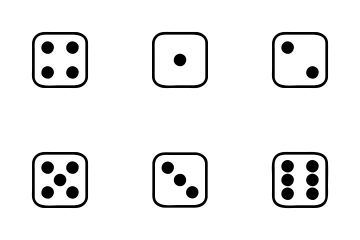
#> input picture ucf_sub_catkin_ros/src/sub_utils/src/dice.png, 360 x 240 px
$ python dice.py   (older library calls are emulated)
#> lines starting #> are read from the running program, lines starting #| are printed output that depends on the picture; after the words box and inside, x2 and y2 are one past the last pixel; in counts of white or black regions, pixels touching at a corner belong together
import numpy as np
import cv2 as cv


def angle_cos(p0, p1, p2):
    d1, d2 = (p0-p1).astype('float'), (p2-p1).astype('float')
    return abs( np.dot(d1, d2) / np.sqrt( np.dot(d1, d1)*np.dot(d2, d2) ) )

def findDice(img):
    img = cv.GaussianBlur(img, (5, 5), 0)

    squares = []

    _retval, bin = cv.threshold(img, 156, 255, cv.THRESH_BINARY)
    bin, contours, _hierarchy = cv.findContours(bin, cv.RETR_LIST, cv.CHAIN_APPROX_SIMPLE)

    for cnt in contours:
                cnt_len = cv.arcLength(cnt, True)
                cnt = cv.approxPolyDP(cnt, 0.02*cnt_len, True)

                if len(cnt) == 4 and cv.contourArea(cnt) > 1000 and cv.isContourConvex(cnt):
                    cnt = cnt.reshape(-1, 2)
                    max_cos = np.max([angle_cos( cnt[i], cnt[(i+1) % 4], cnt[(i+2) % 4] ) for i in range(4)])

                    if max_cos < 0.1:
                        rect = cv.minAreaRect(cnt)

                        if rect[1][0] < img.shape[0] * 0.9:
                            if rect[1][1] < img.shape[1] * 0.9:
                                #coordinates = (int(rect[0][0]-rect[1][0]/2),int(rect[0][0]+rect[1][0]/2),int(rect[0][1]-rect[1][1]/2), int(rect[0][1]+rect[1][1]/2))
                                squares.append(rect)
    return squares

def classifyDice(img,dice):
    diceOrder = []

    for s in dice:

        dots = 0

        width = int(s[1][0])
        height = int(s[1][1])

        farX = int(s[0][1]-width/2)
        farY = int(s[0][0]-width/2)

        #dice = img[farX:farX+width, farY:farY+height]

        for i in range(3):
            prevY = int(farY+(height/3)*i)
            nextY = int(farY+(height/3)*(i+1))

            for j in range(3):

                prevX = int(farX+(width/3)*j)
                nextX = int(farX+(width/3)*(j+1))

                 #region = img[prevX:nextX, prevY:nextY]

                fourthWidth = int((nextX-prevX)/4)
                fourthHeight = int((nextY-prevY)/4)

                centerSquare = img[prevX+fourthWidth:nextX-fourthWidth, prevY+fourthHeight:nextY-fourthHeight]

                sum = 0

                for x in np.nditer(centerSquare):
                    sum = sum + x

                mean = sum/(centerSquare.shape[0]*centerSquare.shape[1])

                if mean < 127:
                    dots = dots + 1

                if i == 2 and j == 2:
                    print(dots)
                    diceOrder.append(dots)


    return diceOrder

if __name__ == '__main__':
    img = cv.imread("dice.png",0)
#> img is the input picture: shape (240, 360); min 0, max 255, mean 238.2
    dice = findDice(img)
#> in findDice, `img = cv.GaussianBlur(img, (5, 5), 0)`:
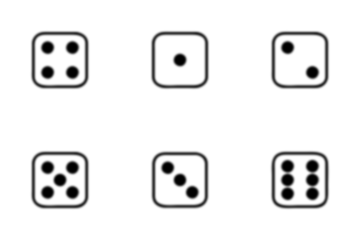
#> img: shape (240, 360); min 0, max 255, mean 238.2
#> in findDice, `_retval, bin = cv.threshold(img, 156, 255, cv.THRESH_BINARY)`:
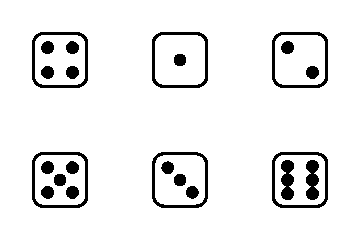
#> bin: shape (240, 360); 92.6% white; 23 black regions
#> in findDice, `bin, contours, _hierarchy = cv.findContours(bin, cv.RETR_LIST, cv.CHAI..`: contours = 30 contours; largest, box (x1, y1, x2, y2) and area: (0, 0, 360, 240) 85801, (151, 31, 209, 89) 3135, (31, 151, 89, 209) 3131, (271, 31, 329, 89) 3131, (31, 31, 89, 89) 3131
#> the loop in findDice, `for cnt in contours:` made 30 passes
#> (cnt_len, cnt, rect) on passes 11, 12, 13, 24, 25: (184.3, [[279, 156], [276, 200], [320, 203], [323, 159]], ((299.5, 179.5), (44.1, 44.1), -86.1)), (184.3, [[158, 157], [157, 201], [201, 202], [202, 158]], ((179.5, 179.5), (44.01, 44.01), -88.7)), (184.3, [[39, 156], [36, 200], [80, 203], [83, 159]], ((59.5, 179.5), (44.1, 44.1), -86.1)), (184.3, [[279, 36], [276, 80], [320, 83], [323, 39]], ((299.5, 59.5), (44.1, 44.1), -86.1)), (184.3, [[159, 36], [156, 80], [200, 83], [203, 39]], ((179.5, 59.5), (44.1, 44.1), -86.1))
#> (cnt, cnt_len, rect) on pass 30: ([[0, 0], [0, 239], [359, 239], [359, 0]], 1196, ((179.5, 119.5), (239, 359), -90))
#> after the loop in findDice, `for cnt in contours:`: max_cos = 0; squares = [((299.5, 179.5), (44.1, 44.1), -86.1), ((179.5, 179.5), (44.01, 44.01), -88.7), ((59.5, 179.5), (44.1, 44.1), -86.1), ((299.5, 59.5), (44.1, 44.1), -86.1), ((179.5, 59.5), (44.1, 44.1), -86.1), ((59.5, 59.5), (44.1, 44.1), -86.1)]
#> dice has the same summary as squares in findDice
    diceOrder = classifyDice(img,dice)
#> the loop in classifyDice, `for s in dice: ` made 6 passes
#> (s, farX, farY) on passes 1 to 6: (((299.5, 179.5), (44.1, 44.1), -86.1), 157, 277), (((179.5, 179.5), (44.01, 44.01), -88.7), 157, 157), (((59.5, 179.5), (44.1, 44.1), -86.1), 157, 37), (((299.5, 59.5), (44.1, 44.1), -86.1), 37, 277), (((179.5, 59.5), (44.1, 44.1), -86.1), 37, 157), (((59.5, 59.5), (44.1, 44.1), -86.1), 37, 37)
#| 6
#| 3
#| 5
#| 2
#| 1
#| 4
#> after the loop in classifyDice, `for s in dice:`: diceOrder = [6, 3, 5, 2, 1, 4]
#> diceOrder = [6, 3, 5, 2, 1, 4]
    print(diceOrder)
#| [6, 3, 5, 2, 1, 4]
